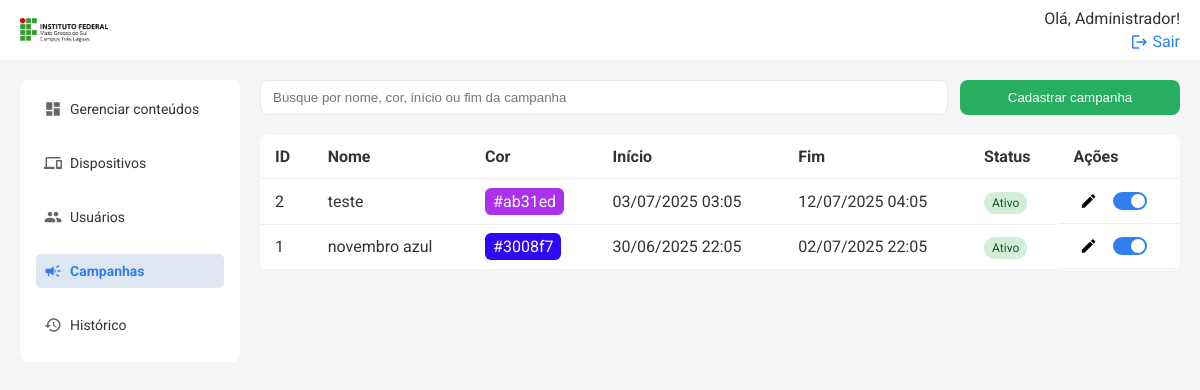
/api/campanhas/list (signed in), run on an earlier commit of the app's database.
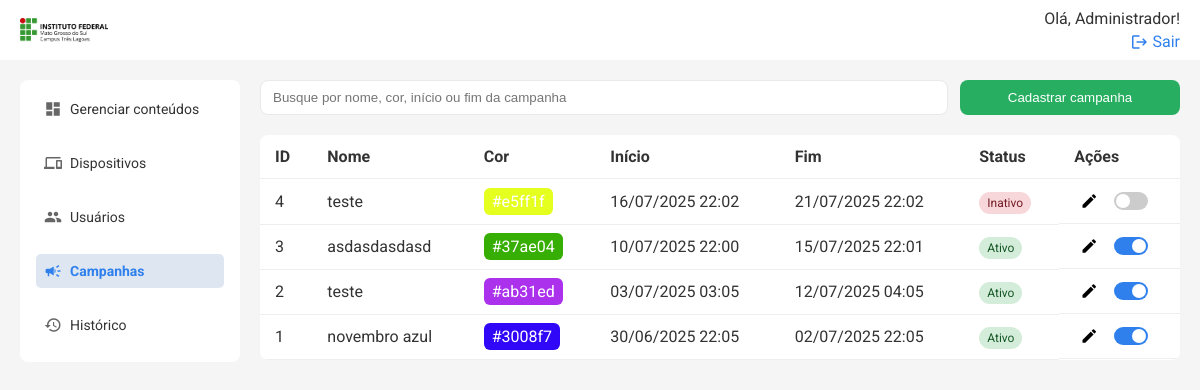
And on a later commit of the database.
### models.py (models this page shows)
class Campanha(db.Model):
    id = db.Column(db.Integer, primary_key=True)
    titulo = db.Column(db.String(100), nullable=False)
    cor = db.Column(db.String(7), nullable=False, default="#FFFFFF")
    status = db.Column(db.String(10), nullable=False, default="Ativo")
    inicio = db.Column(db.DateTime, nullable=False, default=datetime.utcnow)
    fim = db.Column(db.DateTime, nullable=True)

### routes/campanhas.py (the view)
@campanhas_bp.route('/list', methods=['GET'])
@login_required
@admin_required
def listar_campanhas():
    campanhas = Campanha.query.order_by(Campanha.id.desc()).all()
    return render_template('campanhas.html', campanhas=campanhas)

### templates/campanhas.html (shortened to what this page needs)
{% extends 'base.html' %} {% block title %}Campanhas{% endblock %} {% block
content %}
<div class="search-cta">
    <input
        type="text"
        placeholder="Busque por nome, cor, início ou fim da campanha"
        class="search"
        id="buscaCampanhas"
    />
    <button class="btn" onclick="openModal()">Cadastrar campanha</button>
</div>
<table class="table">
    <thead>
        <tr>
            <th>ID</th>
            <th>Nome</th>
            <th>Cor</th>
            <th>Início</th>
            <th>Fim</th>
            <th>Status</th>
            <th>Ações</th>
        </tr>
    </thead>
    <tbody id="campanhaTableBody">
        {% for campanha in campanhas %}
        <tr>
            <td>{{ campanha.id }}</td>
            <td>{{ campanha.titulo }}</td>
            <td>
                <span
                    style="background-color: {{ campanha.cor }}; padding: 4px 8px; border-radius: 6px; color: #fff;"
                >
                    {{ campanha.cor }}
                </span>
            </td>
            <td>
                {{ campanha.inicio.strftime('%d/%m/%Y %H:%M') if campanha.inicio
                else '' }}
            </td>
            <td>
                {{ campanha.fim.strftime('%d/%m/%Y %H:%M') if campanha.fim else
                '' }}
            </td>
            <td>
                <span
                    class="status {{ 'ativo' if campanha.status == 'Ativo' else 'inativo' }}"
                >
                    {{ campanha.status }}
                </span>
            </td>
            <td class="acoes">
                <button
                    class="edit"
                    title="Editar campanha"
                    onclick="editCampanha({{ campanha.id }})"
                >
                    <span class="material-icons">edit</span>
                </button>
                <label class="switch" title="Ativar/Inativar campanha">
                    <span class="slider"></span>
                </label>
            </td>
        </tr>
        {% endfor %}
    </tbody>
</table>
{% endblock %}

What changed in the data, as far as the page shows it:
added Campanha: id "4", titulo "teste", cor "#e5ff1f", inicio "16/07/2025 22:02", fim "21/07/2025 22:02", status "Inativo"
added Campanha: id "3", titulo "asdasdasdasd", cor "#37ae04", inicio "10/07/2025 22:00", fim "15/07/2025 22:01", status "Ativo"
